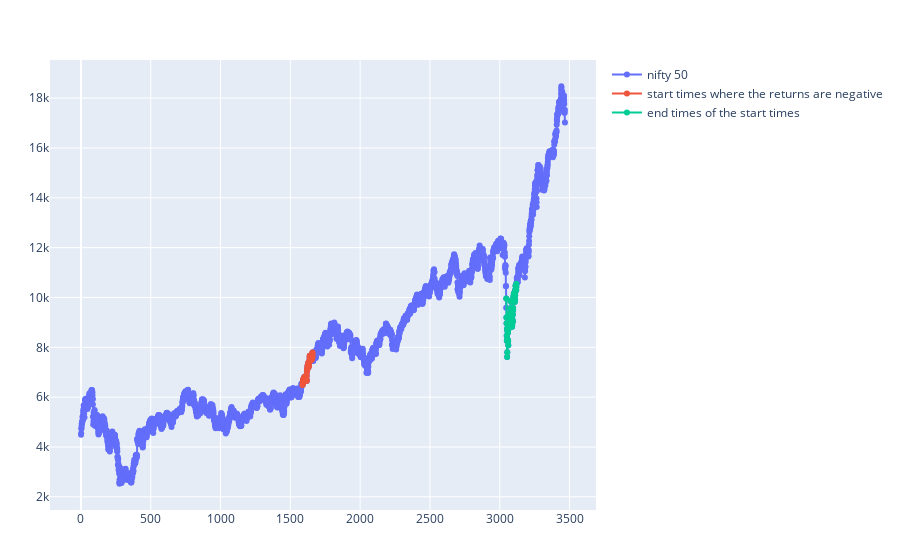

Write notebook code for a chart like this one.
### Markdown cell above
The following graph is interesting. the red is the start time where the returns are negative. we can infer that it happened because of the market crash in 2020

### Code cell
trace1 = scatter(x=1:length(d["^NSEI"].intDates), y=d["^NSEI"].prices,
                    mode="lines+markers",
                    name="nifty 50")
trace2 = scatter(x=1587:1660, y=d["^NSEI"].prices[1587:1660],
                    mode="lines+markers",
                    name="start times where the returns are negative")
add = 4*365
trace3 = scatter(x=(1587+add):(1660+add), y=d["^NSEI"].prices[(1587+add):(1660+add)],
                    mode="lines+markers",
    name="end times of the start times")

plot([trace1, trace2, trace3])
